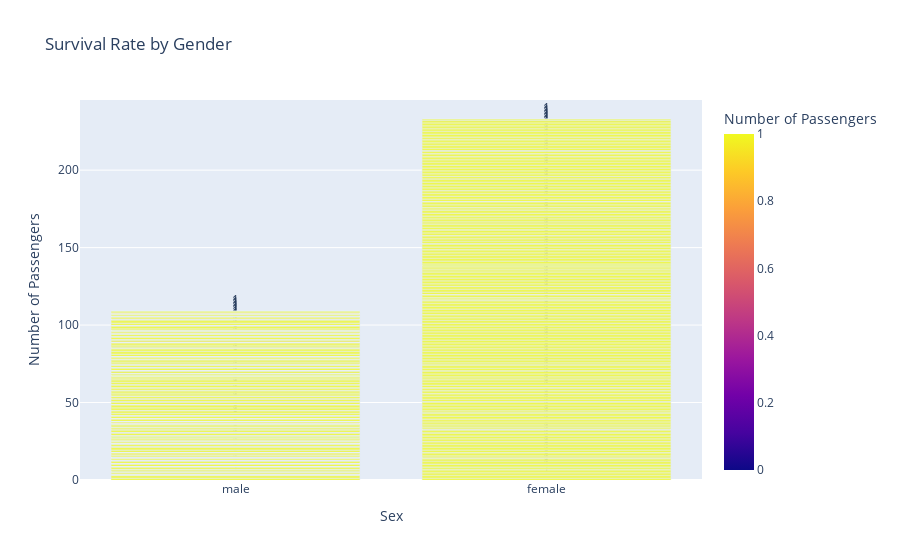

Source (notebook cell):
### Code cell
fig = px.bar(data, x='Sex', y='Survived', color='Survived', text='Survived', barmode='group', 
             labels={'Survived': 'Number of Passengers'},
             title='Survival Rate by Gender')
fig.show()

### Figure 1 — Plotly figure (JSON) as saved in the notebook; plotly's stock layout.template omitted (floating-point values rounded to 4 significant figures; data arrays with more than 128 entries replaced by an {"elided": "..."} marker saying what was removed)
{"data": [{"alignmentgroup": "True", "hovertemplate": "Sex=%{x}<br>Number of Passengers=%{marker.color}<extra></extra>", "legendgroup": "", "marker": {"color": {"elided": "891 int values"}, "coloraxis": "coloraxis", "pattern": {"shape": ""}}, "name": "", "offsetgroup": "", "orientation": "v", "showlegend": false, "text": {"elided": "891 int values"}, "textposition": "auto", "type": "bar", "x": {"elided": "891 str values"}, "xaxis": "x", "y": {"elided": "891 int values"}, "yaxis": "y"}], "layout": {"barmode": "group", "coloraxis": {"colorbar": {"title": {"text": "Number of Passengers"}}, "colorscale": [[0, "#0d0887"], [0.1111, "#46039f"], [0.2222, "#7201a8"], [0.3333, "#9c179e"], [0.4444, "#bd3786"], [0.5556, "#d8576b"], [0.6667, "#ed7953"], [0.7778, "#fb9f3a"], [0.8889, "#fdca26"], [1, "#f0f921"]]}, "legend": {"tracegroupgap": 0}, "title": {"text": "Survival Rate by Gender"}, "xaxis": {"anchor": "y", "domain": [0, 1], "title": {"text": "Sex"}}, "yaxis": {"anchor": "x", "domain": [0, 1], "title": {"text": "Number of Passengers"}}}}
